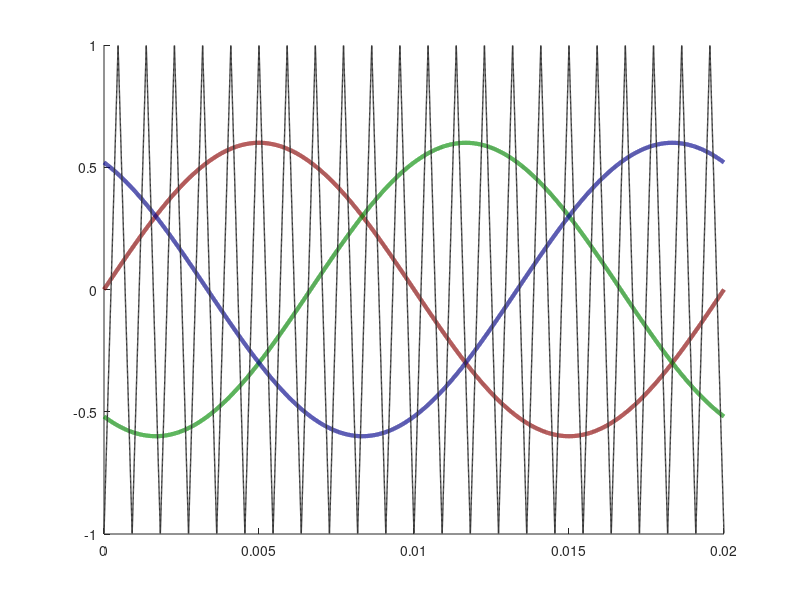

Reproduce this figure in MATLAB. (Note: this script raises an error after producing the figure.)
clear ;
clc;
tic;
%% Time array
ma = 0.6;
fout = 50; % Hz
fsw = 50*22; % Hz
Tstep = (1/fsw)/800; % s
Ts = Tstep; % s
Tfinal =1/fout ; % s
time_array = 0:Tstep:Tfinal-Tstep;
NumberofSteps = numel(time_array);
%Generate switching signals
The_c=0;
The_f=-pi/2;
phaseA=The_f+0;
phaseB=The_f-2*pi/3;
phaseC=The_f+2*pi/3;
VrefA = ma*cos(2*pi*fout*time_array+phaseA);
VrefB = ma*cos(2*pi*fout*time_array+phaseB);
VrefC = ma*cos(2*pi*fout*time_array+phaseC);
Vtriang = zeros(1, NumberofSteps);
for k = 1:Tfinal*fsw
   Triang_temp = triang(1/(Ts*fsw));
   Vtriang((length(Triang_temp)*(k-1)+1:k/(Tstep*fsw))) = (Triang_temp*2)-1;
end

carrierPhA=0;
carrierPhB=0;
carrierPhC=0;
carA= round(carrierPhA/(fsw*Ts)/360);
if carA==0
    carA=1;
end
carB= round(carrierPhB/(fsw*Ts)/360);
if carB==0
    carB=1;
end
carC= round(carrierPhC/(fsw*Ts)/360);
if carC==0
    carC=1;
end

VcarrierA = [ Vtriang(carA:end), zeros(1,carA-1)];
VcarrierB = [ Vtriang(carB:end), zeros(1,carB-1)];
VcarrierC = [ Vtriang(carC:end), zeros(1,carC-1)];


SA = double(VrefA > VcarrierA);
SB = double(VrefB > VcarrierB);
SC = double(VrefC > VcarrierC);

%%
figure1=figure();
axes1 = axes('Parent',figure1);
hold(axes1,'on');

plot(time_array,VrefA,'Linewidth',3,'Color',[0.5 0 0])
hold on;
plot(time_array,VrefB,'Linewidth',3,'Color',[0 0.5 0])
hold on;
plot(time_array,VrefC,'Linewidth',3,'Color',[0 0 0.5])

hold on;
cf=plot(time_array,VcarrierA,'Linewidth',1,'Color',[0.2 0.2 0.2],'LineStyle','-')
cf.Color= [cf.Color 1]


box(axes1,'on');
hold(axes1,'off');
% Set the remaining axes properties
set(axes1,'XTick',[0 Tfinal/2 Tfinal],'XTickLabel',{'0','180','360'},'FontName','TimesNewRoman','FontSize',20);
set(axes1,'YTick',[-1 -ma 0 ma 1],'YTickLabel',{'-1','-m_a','0','m_a','1'},'FontName','TimesNewRoman','FontSize',20);


legend1 = legend(axes1,'show',{'$Ref_A$','$Ref_B$','$Ref_C$','Carrier'},'FontName','TimesNewRoman','FontSize',16);
set(legend1,...
    'Location','Best',...
    'EdgeColor','none',...
    'Color','white','interpreter','Latex');

xlabel('Fundamental Phase ($^o$)', 'interpreter','latex','FontName','Times New Roman',...
    'FontSize',20)
% ylabel('Normalized References','interpreter','latex','FontName','Times New Roman',...
%     'FontSize',20)

% figure();
% plot(time_array,SA+1.5,'Linewidth',1,'Color','r')
% hold on;
% plot(time_array,SB,'Linewidth',1,'Color','b')
% hold on;
% plot(time_array,SC-1.5,'Linewidth',1,'Color','m')
%%

figure1=figure();
axes1 = axes('Parent',figure1);
hold(axes1,'on');

plot(time_array,SA+1.5,'Linewidth',1,'Color',[0.5 0 0])
hold on;
plot(time_array,SB,'Linewidth',1,'Color',[0 0.5  0])
hold on;
plot(time_array,SC-1.5,'Linewidth',1,'Color',[0 0 0.5])

ylim([-2 3])

% xticklabels({'Ts','','Ts'})

box(axes1,'on');
hold(axes1,'off');
% Set the remaining axes properties
set(axes1,'XTick',[0 Tfinal/2 Tfinal],'XTickLabel',{'0','180','360'},'FontName','TimesNewRoman','FontSize',20);
set(axes1,'YTick',[-1.5 -0.5 0 1 1.5 2.5],'YTickLabel',{'L','H','L','H','L','H'},'FontName','TimesNewRoman','FontSize',20);


legend1 = legend(axes1,'show',{'$S_A$','$S_B$','$S_C$'},'FontName','TimesNewRoman','FontSize',16);
set(legend1,...
    'Location','Best',...
    'EdgeColor','none',...
    'Color','white','interpreter','Latex');

xlabel('Fundamental Phase ($^o$)', 'interpreter','latex','FontName','Times New Roman',...
    'FontSize',20)
ylabel('PWM Signals','interpreter','latex','FontName','Times New Roman',...
    'FontSize',20)

%%
figure1=figure();
axes1 = axes('Parent',figure1);
hold(axes1,'on');

plot(time_array,VrefA,'Linewidth',3,'Color',[0.5 0 0])
hold on;
plot(time_array,VrefB,'Linewidth',3,'Color',[0 0.5 0])
hold on;
plot(time_array,VrefC,'Linewidth',3,'Color',[0 0 0.5],'LineStyle','--')

hold on;
plot(time_array,VcarrierA,'Linewidth',2,'Color',[0.2 0.2 0.2])

Tfinalx=0.005
% Tfinalx=0.01;
xlimH= Tfinalx+1/fsw;
xlim([Tfinalx xlimH])
ylim([-1 1])

% xticklabels({'Ts','','Ts'})

box(axes1,'on');
hold(axes1,'off');
% Set the remaining axes properties
set(axes1,'XTick',[Tfinalx xlimH],'XTickLabel',{'0','Ts'},'FontName','TimesNewRoman','FontSize',20);
set(axes1,'YTick',[-1 0 1]);


legend1 = legend(axes1,'show',{'$Ref_A$','$Ref_B$','$Ref_C$','Carrier'},'FontName','TimesNewRoman','FontSize',20);
set(legend1,...
    'Position',[0.704191336922702 0.57341270550849 0.196428568288684 0.251190469094685],...
    'EdgeColor','none',...
    'Color','none','interpreter','Latex');

figure1=figure();
axes1 = axes('Parent',figure1);
hold(axes1,'on');

plot(time_array,SA+1.5,'Linewidth',3,'Color',[0.5 0 0])
hold on;
plot(time_array,SB,'Linewidth',3,'Color',[0 0.5 0])
hold on;
plot(time_array,SC-1.5,'Linewidth',3,'Color',[0 0 0.5])

xlimH= Tfinalx+1/fsw;
xlim([Tfinalx xlimH])
ylim([-2 3])

% xticklabels({'Ts','','Ts'})

box(axes1,'on');
hold(axes1,'off');
% Set the remaining axes properties
set(axes1,'XTick',[Tfinalx xlimH],'XTickLabel',{'0','Ts'},'FontName','TimesNewRoman','FontSize',20);
set(axes1,'YTick',[-1.5 -0.5 0 1 1.5 2.5],'YTickLabel',{'L','H','L','H','L','H'},'FontName','TimesNewRoman','FontSize',20);



legend1 = legend(axes1,'show',{'$S_A$','$S_B$','$S_C$'},'FontName','TimesNewRoman','FontSize',20);
set(legend1,...
    'Location','Best',...
    'EdgeColor','none',...
    'Color','none','interpreter','Latex');
